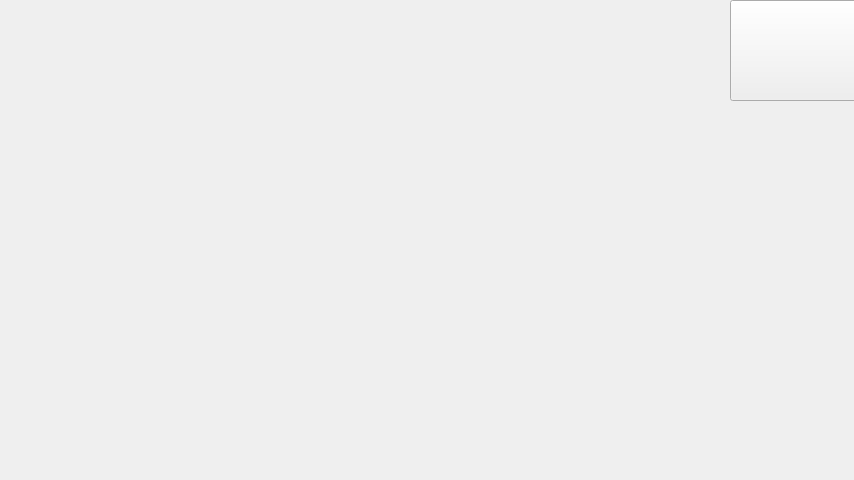
<?xml version="1.0" encoding="UTF-8"?>
<ui version="4.0">
 <class>DetaInfo</class>
 <widget class="QWidget" name="DetaInfo">
  <property name="geometry">
   <rect>
    <x>0</x>
    <y>0</y>
    <width>854</width>
    <height>480</height>
   </rect>
  </property>
  <property name="windowTitle">
   <string>Form</string>
  </property>
  <widget class="QPushButton" name="pushButton_close">
   <property name="geometry">
    <rect>
     <x>730</x>
     <y>0</y>
     <width>131</width>
     <height>101</height>
    </rect>
   </property>
   <property name="text">
    <string/>
   </property>
  </widget>
  <widget class="QLabel" name="label_background">
   <property name="geometry">
    <rect>
     <x>20</x>
     <y>0</y>
     <width>854</width>
     <height>480</height>
    </rect>
   </property>
   <property name="styleSheet">
    <string notr="true">background-image: url(:/images出行助手/交通.png);</string>
   </property>
   <property name="text">
    <string/>
   </property>
  </widget>
  <widget class="QLabel" name="label_city">
   <property name="geometry">
    <rect>
     <x>150</x>
     <y>10</y>
     <width>51</width>
     <height>51</height>
    </rect>
   </property>
   <property name="styleSheet">
    <string notr="true">color: rgb(206, 255, 253);
font: 12pt &quot;Source Code Pro&quot;;</string>
   </property>
   <property name="text">
    <string/>
   </property>
  </widget>
  <widget class="QLabel" name="label_category">
   <property name="geometry">
    <rect>
     <x>220</x>
     <y>170</y>
     <width>191</width>
     <height>101</height>
    </rect>
   </property>
   <property name="styleSheet">
    <string notr="true">color: rgb(255, 255, 255);
font: 23pt &quot;Source Code Pro&quot;;</string>
   </property>
   <property name="text">
    <string/>
   </property>
  </widget>
  <widget class="QLabel" name="label_text">
   <property name="geometry">
    <rect>
     <x>60</x>
     <y>400</y>
     <width>751</width>
     <height>71</height>
    </rect>
   </property>
   <property name="styleSheet">
    <string notr="true">color: rgb(206, 255, 253);
font: 12pt &quot;Source Code Pro&quot;;</string>
   </property>
   <property name="text">
    <string/>
   </property>
   <property name="wordWrap">
    <bool>true</bool>
   </property>
  </widget>
  <widget class="QLabel" name="label">
   <property name="geometry">
    <rect>
     <x>0</x>
     <y>0</y>
     <width>854</width>
     <height>600</height>
    </rect>
   </property>
   <property name="text">
    <string/>
   </property>
  </widget>
  <zorder>label</zorder>
  <zorder>label_background</zorder>
  <zorder>pushButton_close</zorder>
  <zorder>label_city</zorder>
  <zorder>label_category</zorder>
  <zorder>label_text</zorder>
 </widget>
 <resources/>
 <connections/>
</ui>
